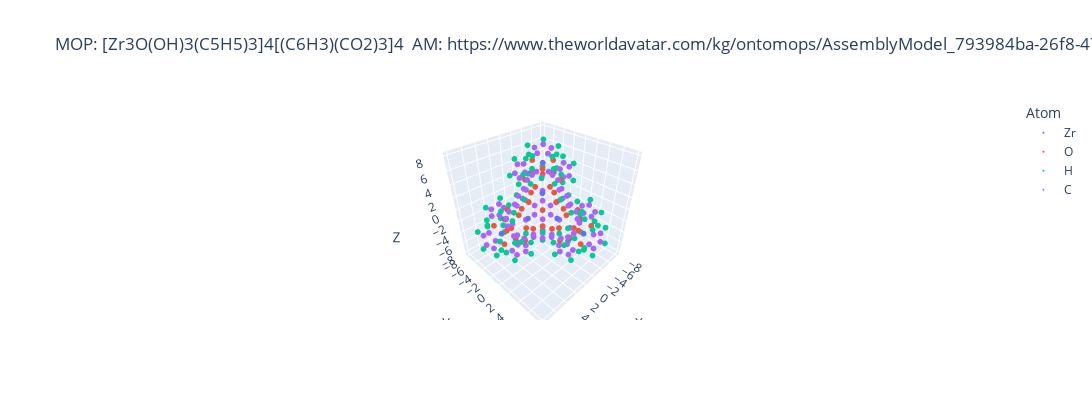

The code cell stored with this chart in its notebook:
### Code cell
# The visualisation is implemented using plotly - https://github.com/plotly/plotly.py/issues/931#issuecomment-2098209279
# TODO delete import plotly.io as pio
# pio.renderers.default = "jupyterlab+png"
# To see the interactive plot, please replace `https://github.com/` with `https://nbviewer.org/github/` in the URL of the notebook
fig = new_mop.visualise()
